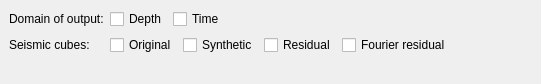
            <widget class="QWidget" name="seismicPage_3">
             <property name="geometry">
              <rect>
               <x>0</x>
               <y>0</y>
               <width>541</width>
               <height>84</height>
              </rect>
             </property>
             <attribute name="label">
              <string>Seismic output</string>
             </attribute>
             <layout class="QGridLayout" name="_32">
              <property name="margin">
               <number>9</number>
              </property>
              <property name="spacing">
               <number>6</number>
              </property>
              <item row="0" column="0">
               <layout class="QHBoxLayout" name="_33">
                <property name="spacing">
                 <number>6</number>
                </property>
                <property name="margin">
                 <number>0</number>
                </property>
                <item>
                 <layout class="QVBoxLayout" name="_34">
                  <property name="spacing">
                   <number>6</number>
                  </property>
                  <property name="margin">
                   <number>0</number>
                  </property>
                  <item>
                   <widget class="QLabel" name="oDomainLabel">
                    <property name="toolTip">
                     <string>&lt;qt&gt;Specify which domain the output should be in.</string>
                    </property>
                    <property name="text">
                     <string>Domain of output:</string>
                    </property>
                   </widget>
                  </item>
                  <item>
                   <widget class="QLabel" name="oSeismicCubeLabel">
                    <property name="toolTip">
                     <string>&lt;qt&gt;Controlls which seismic data parameters to output.</string>
                    </property>
                    <property name="text">
                     <string>Seismic cubes:</string>
                    </property>
                   </widget>
                  </item>
                 </layout>
                </item>
                <item>
                 <layout class="QVBoxLayout" name="_35">
                  <property name="spacing">
                   <number>6</number>
                  </property>
                  <property name="margin">
                   <number>0</number>
                  </property>
                  <item>
                   <layout class="QHBoxLayout" name="_36">
                    <property name="spacing">
                     <number>6</number>
                    </property>
                    <property name="margin">
                     <number>0</number>
                    </property>
                    <item>
                     <widget class="QCheckBox" name="oDomainDepthCheckBox">
                      <property name="toolTip">
                       <string>&lt;qt&gt;Should output come in depth domain? Requires that the &quot;time to depth conversion&quot; checkbox under horizons is checked.</string>
                      </property>
                      <property name="text">
                       <string>Depth</string>
                      </property>
                     </widget>
                    </item>
                    <item>
                     <widget class="QCheckBox" name="oDomainTimeCheckBox">
                      <property name="toolTip">
                       <string>Should output come in time domain?</string>
                      </property>
                      <property name="text">
                       <string>Time</string>
                      </property>
                     </widget>
                    </item>
                    <item>
                     <spacer>
                      <property name="orientation">
                       <enum>Qt::Horizontal</enum>
                      </property>
                      <property name="sizeHint" stdset="0">
                       <size>
                        <width>40</width>
                        <height>20</height>
                       </size>
                      </property>
                     </spacer>
                    </item>
                   </layout>
                  </item>
                  <item>
                   <layout class="QHBoxLayout" name="_37">
                    <property name="spacing">
                     <number>6</number>
                    </property>
                    <property name="margin">
                     <number>0</number>
                    </property>
                    <item>
                     <widget class="QCheckBox" name="oSeismicOriginalCheckBox">
                      <property name="toolTip">
                       <string>&lt;qt&gt;Control whether  the original seismic data should be written to file.</string>
                      </property>
                      <property name="text">
                       <string>Original</string>
                      </property>
                     </widget>
                    </item>
                    <item>
                     <widget class="QCheckBox" name="oSeismicSyntheticCheckBox">
                      <property name="toolTip">
                       <string>&lt;qt&gt;Control whether synthetic seismic from the inverted data should be generated.</string>
                      </property>
                      <property name="text">
                       <string>Synthetic</string>
                      </property>
                     </widget>
                    </item>
                    <item>
                     <widget class="QCheckBox" name="oSeismicResidualCheckBox">
                      <property name="toolTip">
                       <string>&lt;qt&gt;Control whether residuals computed in the actual inversion should be written to file. Will not add up to the original seismic data when combined with synthetic seismic, due to some filtering and numerical imprecision.</string>
                      </property>
                      <property name="text">
                       <string>Residual</string>
                      </property>
                     </widget>
                    </item>
                    <item>
                     <widget class="QCheckBox" name="oSeismicFourierResidualCheckBox">
                      <property name="toolTip">
                       <string>&lt;qt&gt;Control whether residuals should be generated after the Fourier tranform. The residuals are computed by taking the original seismic and subtracting the synthetic seismic in the Fourier domain. These parameters are then matched sets.</string>
                      </property>
                      <property name="text">
                       <string>Fourier residual</string>
                      </property>
                     </widget>
                    </item>
                    <item>
                     <spacer>
                      <property name="orientation">
                       <enum>Qt::Horizontal</enum>
                      </property>
                      <property name="sizeHint" stdset="0">
                       <size>
                        <width>40</width>
                        <height>20</height>
                       </size>
                      </property>
                     </spacer>
                    </item>
                   </layout>
                  </item>
                 </layout>
                </item>
               </layout>
              </item>
              <item row="1" column="0">
               <spacer>
                <property name="orientation">
                 <enum>Qt::Vertical</enum>
                </property>
                <property name="sizeType">
                 <enum>QSizePolicy::Expanding</enum>
                </property>
                <property name="sizeHint" stdset="0">
                 <size>
                  <width>20</width>
                  <height>40</height>
                 </size>
                </property>
               </spacer>
              </item>
             </layout>
            </widget>
